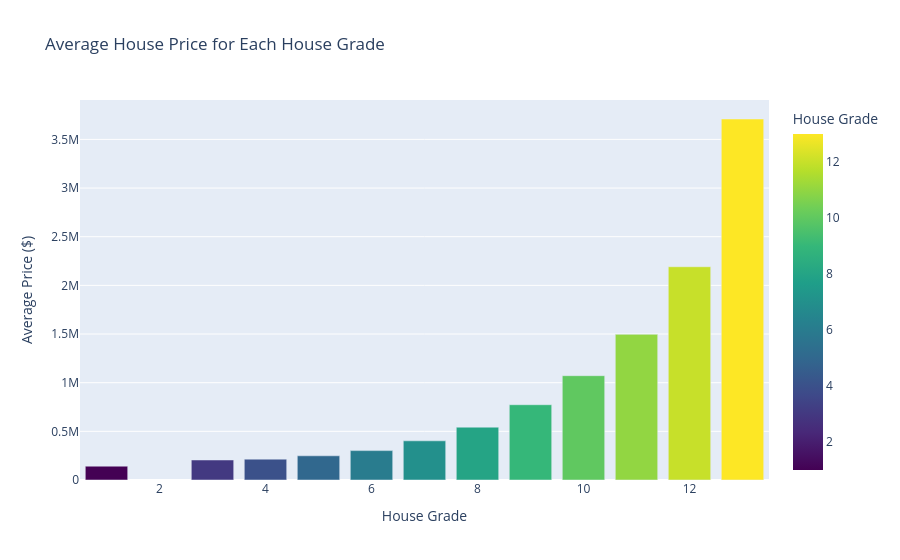

Notebook source saved alongside this figure:
### Markdown cell above
### Grade
Grade is related to house price as higher-grade homes, which are built with better materials and design, typically command higher prices compared to lower-grade homes.

### Code cell
# Calculate the average house price for each grade
grade_price_df = df.groupby('grade')['price'].mean().reset_index()

# Creating a bar chart using Plotly Express
fig = px.bar(grade_price_df, 
             x='grade', 
             y='price', 
             color='grade', 
             title='Average House Price for Each House Grade',
             labels={'grade': 'House Grade', 'price': 'Average Price ($)'},
             color_continuous_scale='Viridis')

fig.show()

### Figure 1 — Plotly figure (JSON) as saved in the notebook; plotly's stock layout.template omitted (floating-point values rounded to 4 significant figures)
{"data": [{"alignmentgroup": "True", "hovertemplate": "House Grade=%{marker.color}<br>Average Price ($)=%{y}<extra></extra>", "legendgroup": "", "marker": {"color": [1, 3, 4, 5, 6, 7, 8, 9, 10, 11, 12, 13], "coloraxis": "coloraxis", "pattern": {"shape": ""}}, "name": "", "offsetgroup": "", "orientation": "v", "showlegend": false, "textposition": "auto", "type": "bar", "x": [1, 3, 4, 5, 6, 7, 8, 9, 10, 11, 12, 13], "xaxis": "x", "y": [142000, 205700.0, 214400.0, 248500.0, 301900.0, 402600.0, 542900.0, 773500.0, 1072000.0, 1497000.0, 2191222, 3710000.0], "yaxis": "y"}], "layout": {"barmode": "relative", "coloraxis": {"colorbar": {"title": {"text": "House Grade"}}, "colorscale": [[0, "#440154"], [0.1111, "#482878"], [0.2222, "#3e4989"], [0.3333, "#31688e"], [0.4444, "#26828e"], [0.5556, "#1f9e89"], [0.6667, "#35b779"], [0.7778, "#6ece58"], [0.8889, "#b5de2b"], [1, "#fde725"]]}, "legend": {"tracegroupgap": 0}, "title": {"text": "Average House Price for Each House Grade"}, "xaxis": {"anchor": "y", "domain": [0, 1], "title": {"text": "House Grade"}}, "yaxis": {"anchor": "x", "domain": [0, 1], "title": {"text": "Average Price ($)"}}}}
